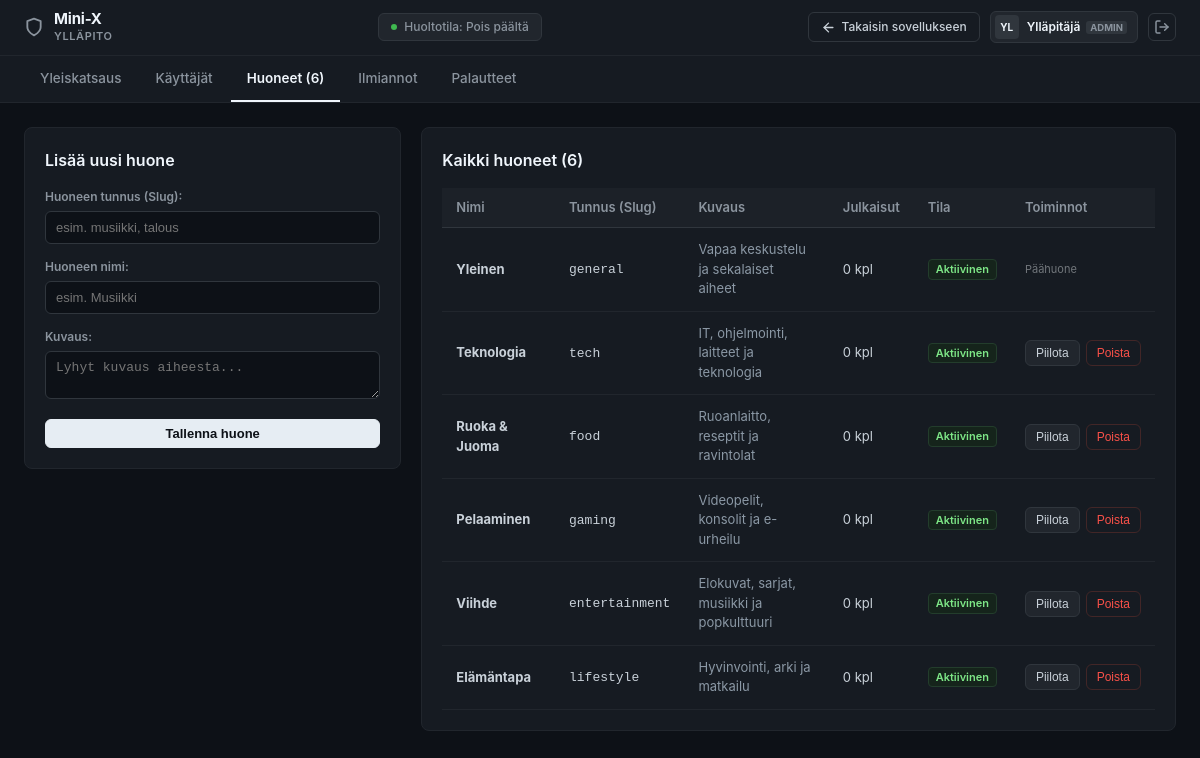
Page /admin.php?tab=rooms (signed in) on the committed database.
### tables this page shows
CREATE TABLE `rooms` (
  `id` int(11) NOT NULL,
  `slug` varchar(30) NOT NULL,
  `name` varchar(50) NOT NULL,
  `icon` varchar(50) DEFAULT '',
  `description` varchar(255) DEFAULT '',
  `is_active` tinyint(1) NOT NULL DEFAULT 1,
  `created_at` timestamp NULL DEFAULT current_timestamp()
);

### pages/admin.php (the view, shortened to what the rows shown need)
<?php
require_once __DIR__ . "/../functions/init.php";
$activeTab = trim($_GET['tab'] ?? 'overview');
$stats = getAdminOverviewStats($conn);
$isMaintenance = isMaintenanceMode($conn);
?>
<!DOCTYPE html>
<html lang="fi">
<head>
    <link rel="stylesheet" href="./css/main.css?v=<?= filemtime(__DIR__ . '/../css/main.css') ?>">
    <link rel="stylesheet" href="./css/toast.css?v=<?= filemtime(__DIR__ . '/../css/toast.css') ?>">
    <link rel="stylesheet" href="./css/admin.css?v=<?= filemtime(__DIR__ . '/../css/admin.css') ?>">
</head>
<body class="admin-body">
    <main class="admin-main-canvas">
        <div class="admin-container">
            <?php if ($activeTab === 'overview'): ?>
                <div class="maintenance-card">
                    <div class="maintenance-info">
                        <h3>Huoltotila: <span class="maintenance-status-text <?= $isMaintenance ? 'status-text-on' : 'status-text-off' ?>"><?= $isMaintenance ? 'Päällä' : 'Pois päältä' ?></span></h3>
                        <p>
                            <?= $isMaintenance
                                ? 'Sivusto on suljettu tavallisilta käyttäjiltä. Vain ylläpitäjät pääsevät sisään.'
                                : 'Sivusto on avoinna kaikille käyttäjille normaalisti.' ?>
                        </p>
                    </div>
                    <form method="POST">
                        <input type="hidden" name="admin_action" value="toggle_maintenance">
                        <button type="submit" class="btn-admin-action" onclick="return confirm('Haluatko varmasti vaihtaa huoltotilan tilaa?')">
                            <?= $isMaintenance ? 'Kytke pois päältä' : 'Kytke päälle' ?>
                        </button>
                    </form>
                </div>
                <div class="stats-grid">
                    <div class="stat-card">
                        <span class="stat-card-title">Käyttäjät</span>
                        <span class="stat-card-value"><?= number_format($stats['total_users']) ?></span>
                        <span class="stat-card-sub"><?= $stats['active_users'] ?> aktiivista · <?= $stats['suspended_users'] ?> jäädytettyä</span>
                    </div>
                    <div class="stat-card">
                        <span class="stat-card-title">Julkaisut</span>
                        <span class="stat-card-value"><?= number_format($stats['total_posts']) ?></span>
                        <span class="stat-card-sub"><?= $stats['total_comments'] ?> kommenttia · <?= $stats['total_likes'] ?> tykkäystä</span>
                    </div>
                    <div class="stat-card">
                        <span class="stat-card-title">Käsittelemättömät ilmiannot</span>
                        <span class="stat-card-value"><?= number_format($stats['pending_reports']) ?></span>
                        <span class="stat-card-sub"><a href="admin.php?tab=reports">Käsittele ilmiannot &rarr;</a></span>
                    </div>
                    <div class="stat-card">
                        <span class="stat-card-title">Uudet palautteet</span>
                        <span class="stat-card-value"><?= number_format($stats['unread_feedback']) ?></span>
                        <span class="stat-card-sub"><a href="admin.php?tab=feedbacks">Lue palautteet &rarr;</a></span>
                    </div>
                </div>
                <div class="admin-card">
                    <div class="admin-card-header">
                        <h3 class="admin-card-title">Pikatoiminnot ja osiot</h3>
                    </div>
                    <div class="quick-nav-grid">
                        <a href="admin.php?tab=users" class="quick-nav-card">
                            <span class="quick-nav-title">Käyttäjien hallinta</span>
                            <span class="quick-nav-desc">Tarkastele, muokkaa nimitietoja tai jäädytä käyttäjätilejä.</span>
                        </a>
                        <a href="admin.php?tab=rooms" class="quick-nav-card">
                            <span class="quick-nav-title">Huoneiden hallinta</span>
                            <span class="quick-nav-desc">Lisää uusia aihealueita tai säädä huoneiden näkyvyyttä.</span>
                        </a>
                        <a href="admin.php?tab=reports" class="quick-nav-card">
                            <span class="quick-nav-title">Ilmoitusten käsittely</span>
                            <span class="quick-nav-desc">Tarkista käyttäjien tekemät ilmiannot ja poista sopimaton sisältö.</span>
                        </a>
                        <a href="admin.php?tab=feedbacks" class="quick-nav-card">
                            <span class="quick-nav-title">Käyttäjäpalautteet</span>
                            <span class="quick-nav-desc">Lue ja vastaa käyttäjien lähettämiin kysymyksiin ja ideoihin.</span>
                        </a>
                    </div>
                </div>
            <?php elseif ($activeTab === 'rooms'): ?>
                <?php $roomsList = adminGetAllRooms($conn); ?>
                <div style="display: grid; grid-template-columns: 1fr 2fr; gap: 20px; align-items: flex-start;">
                    <div class="admin-card">
                        <div class="table-responsive">
                            <table class="admin-table">
                                <thead>
                                    <tr>
                                        <th>Nimi</th>
                                        <th>Tunnus (Slug)</th>
                                        <th>Kuvaus</th>
                                        <th>Julkaisut</th>
                                        <th>Tila</th>
                                        <th>Toiminnot</th>
                                    </tr>
                                </thead>
                                <tbody>
                                    <?php foreach ($roomsList as $room): ?>
                                        <tr>
                                            <td><strong><?= htmlspecialchars($room['name']) ?></strong></td>
                                            <td><code><?= htmlspecialchars($room['slug']) ?></code></td>
                                            <td style="color:#8b98a5; max-width:200px;"><?= htmlspecialchars($room['description']) ?></td>
                                            <td><?= (int)$room['post_count'] ?> kpl</td>
                                            <td>
                                                <span class="admin-badge-pill <?= !empty($room['is_active']) ? 'badge-active' : 'badge-suspended' ?>">
                                                    <?= !empty($room['is_active']) ? 'Aktiivinen' : 'Piilotettu' ?>
                                                </span>
                                            </td>
                                            <td>
                                                <div class="btn-action-group">
                                                    <?php if ($room['slug'] !== 'general'): ?>
                                                        <form method="POST" style="display:inline;">
                                                            <button type="submit" class="btn-admin-action">
                                                                <?= !empty($room['is_active']) ? 'Piilota' : 'Aktivoi' ?>
                                                            </button>
                                                        </form>
                                                        <form method="POST" style="display:inline;">
                                                            <button type="submit" class="btn-admin-action btn-delete" onclick="return confirm('Haluatko varmasti poistaa huoneen \'<?= htmlspecialchars($room['name']) ?>\'? Sen julkaisut siirtyvät Yleinen-huoneeseen.')">
                                                                Poista
                                                            </button>
                                                        </form>
                                                    <?php else: ?>
                                                        <span style="color:#71767b; font-size:11px;">Päähuone</span>
                                                    <?php endif; ?>
                                                </div>
                                            </td>
                                        </tr>
                                    <?php endforeach; ?>
                                </tbody>
                            </table>
                        </div>
                    </div>
                </div>
            <?php endif; ?>
        </div>
    </main>
</body>
</html>

### rows in the picture
rooms: name "Yleinen", slug "general", description "Vapaa keskustelu ja sekalaiset aiheet", post_count "0", is_active "Aktiivinen", shows "Päähuone"
rooms: name "Teknologia", slug "tech", description "IT, ohjelmointi, laitteet ja teknologia", post_count "0", is_active "Aktiivinen"
rooms: name "Ruoka & Juoma", slug "food", description "Ruoanlaitto, reseptit ja ravintolat", post_count "0", is_active "Aktiivinen"
rooms: name "Pelaaminen", slug "gaming", description "Videopelit, konsolit ja e-urheilu", post_count "0", is_active "Aktiivinen"
rooms: name "Viihde", slug "entertainment", description "Elokuvat, sarjat, musiikki ja popkulttuuri", post_count "0", is_active "Aktiivinen"
rooms: name "Elämäntapa", slug "lifestyle", description "Hyvinvointi, arki ja matkailu", post_count "0", is_active "Aktiivinen"

### other values in the picture
getUserInitials($adminDisplayName) "YL"
$adminDisplayName "Ylläpitäjä"
$stats['total_rooms'] "6"
count($roomsList) "6"
